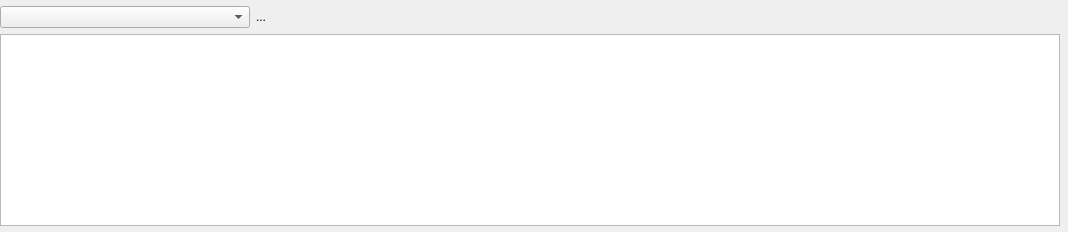
                  <widget class="QWidget" name="tab_2">
                   <attribute name="icon">
                    <iconset resource="icons.qrc">
                     <normaloff>:/Icons/icons/area_transfer.svg</normaloff>:/Icons/icons/area_transfer.svg</iconset>
                   </attribute>
                   <attribute name="title">
                    <string>Associations</string>
                   </attribute>
                   <layout class="QVBoxLayout" name="verticalLayout_11">
                    <property name="leftMargin">
                     <number>0</number>
                    </property>
                    <property name="topMargin">
                     <number>6</number>
                    </property>
                    <property name="rightMargin">
                     <number>8</number>
                    </property>
                    <property name="bottomMargin">
                     <number>6</number>
                    </property>
                    <item>
                     <widget class="QFrame" name="frame_17">
                      <property name="maximumSize">
                       <size>
                        <width>16777215</width>
                        <height>16777215</height>
                       </size>
                      </property>
                      <property name="frameShape">
                       <enum>QFrame::Shape::NoFrame</enum>
                      </property>
                      <property name="frameShadow">
                       <enum>QFrame::Shadow::Plain</enum>
                      </property>
                      <layout class="QHBoxLayout" name="horizontalLayout_9">
                       <property name="leftMargin">
                        <number>0</number>
                       </property>
                       <property name="topMargin">
                        <number>0</number>
                       </property>
                       <property name="rightMargin">
                        <number>0</number>
                       </property>
                       <property name="bottomMargin">
                        <number>0</number>
                       </property>
                       <item>
                        <widget class="QComboBox" name="associationsComboBox">
                         <property name="minimumSize">
                          <size>
                           <width>250</width>
                           <height>0</height>
                          </size>
                         </property>
                        </widget>
                       </item>
                       <item>
                        <widget class="QLabel" name="association_units_label">
                         <property name="text">
                          <string>...</string>
                         </property>
                        </widget>
                       </item>
                       <item>
                        <spacer name="horizontalSpacer_8">
                         <property name="orientation">
                          <enum>Qt::Orientation::Horizontal</enum>
                         </property>
                         <property name="sizeHint" stdset="0">
                          <size>
                           <width>794</width>
                           <height>20</height>
                          </size>
                         </property>
                        </spacer>
                       </item>
                      </layout>
                     </widget>
                    </item>
                    <item>
                     <widget class="QFrame" name="frame_20">
                      <property name="frameShape">
                       <enum>QFrame::Shape::NoFrame</enum>
                      </property>
                      <property name="frameShadow">
                       <enum>QFrame::Shadow::Raised</enum>
                      </property>
                      <layout class="QVBoxLayout" name="verticalLayout_14">
                       <property name="leftMargin">
                        <number>0</number>
                       </property>
                       <property name="topMargin">
                        <number>0</number>
                       </property>
                       <property name="rightMargin">
                        <number>0</number>
                       </property>
                       <property name="bottomMargin">
                        <number>0</number>
                       </property>
                       <item>
                        <widget class="QTableView" name="associationsTableView">
                         <property name="font">
                          <font>
                           <pointsize>9</pointsize>
                          </font>
                         </property>
                        </widget>
                       </item>
                      </layout>
                     </widget>
                    </item>
                   </layout>
                  </widget>
